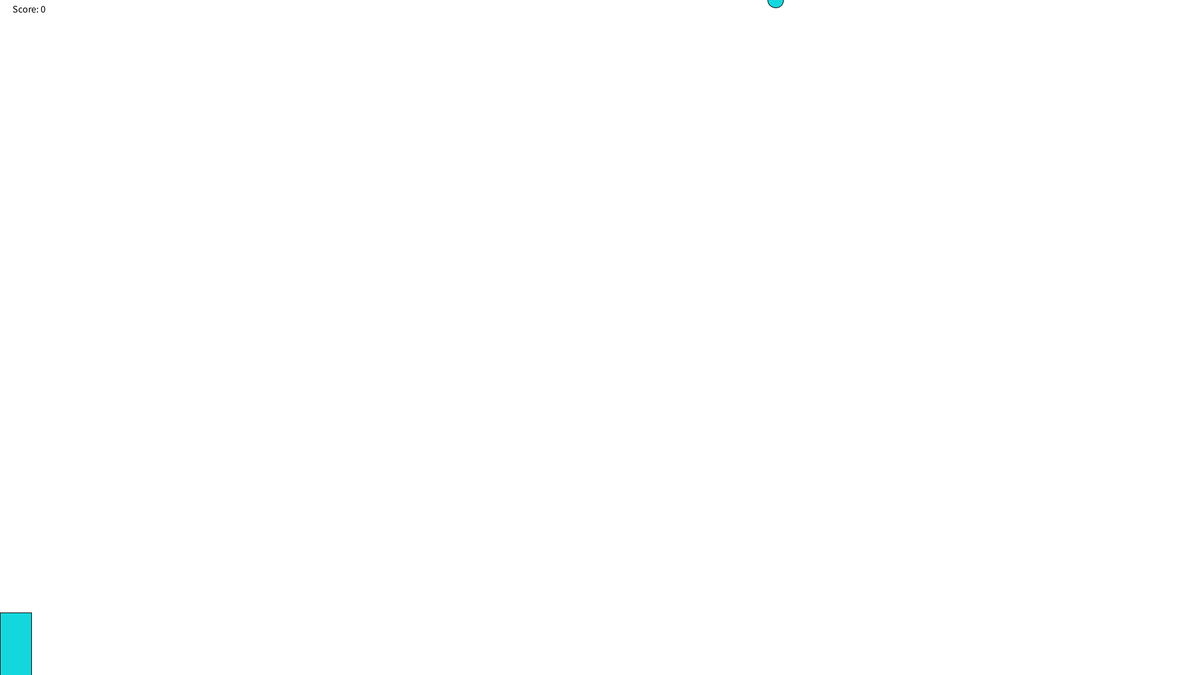
Frame 1 (no input)
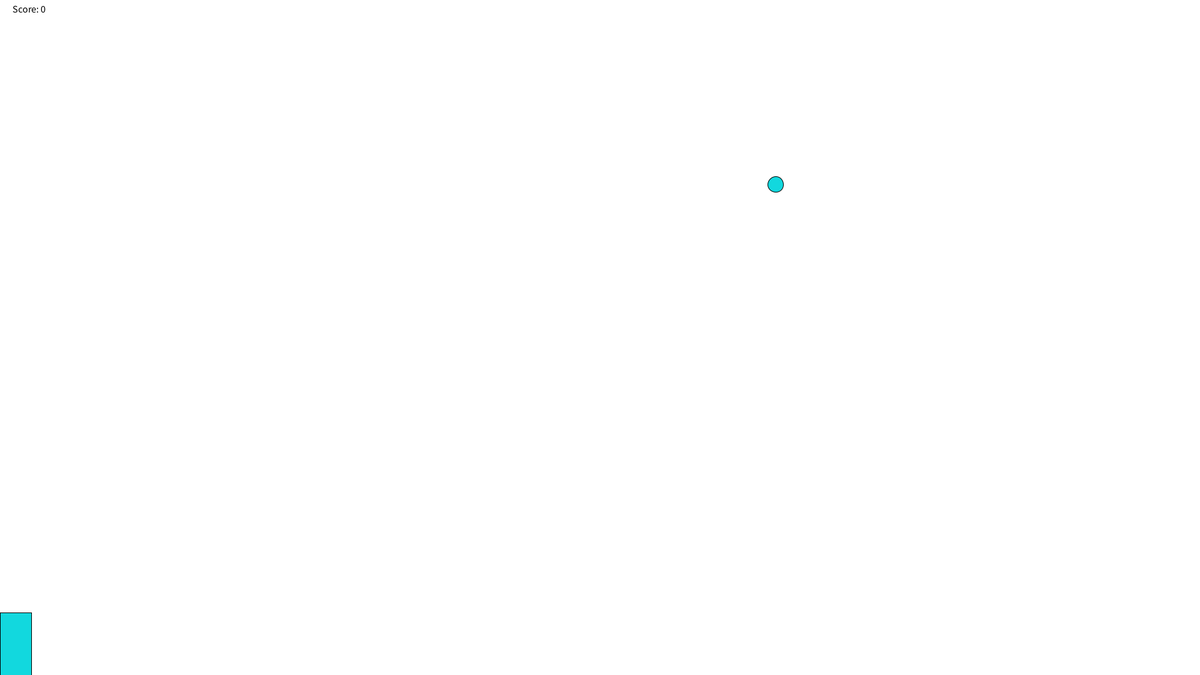
Frame 60 (the mouse pressed at the canvas centre just before this capture)
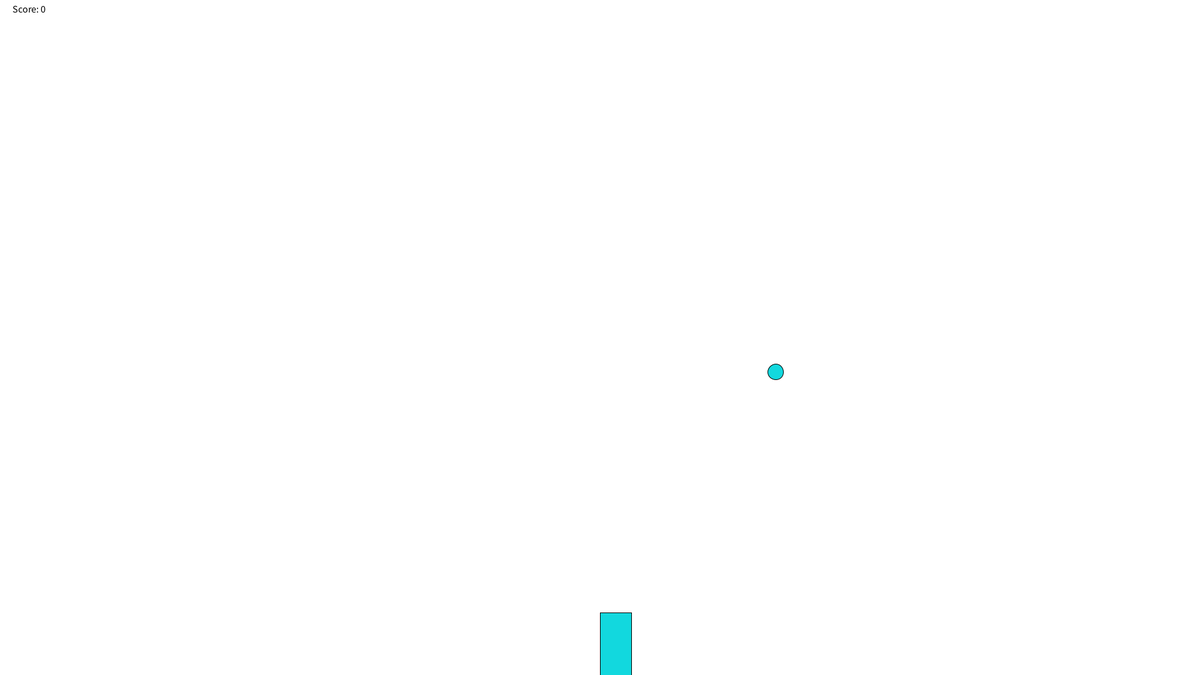
Frame 120 (the mouse held since frame 60 and released just before this capture)

The Processing sketch that drew these frames (run headless with seeded random() and noise(); from frame 60 on, the mouse is pressed at the canvas centre):

// Processing sketch: Rain_Game
// ── Rain_Game.pde
int score = 0;
int raindropX = (int) random(1920);
int raindropY = 0;
void setup() {
  size(1920, 1080);
}
void draw() {
  background(255, 255, 255);
  fill(18, 216, 222);
  stroke(0, 0, 0);
  ellipse(raindropX, raindropY, 25, 25);
  rect(mouseX, 980, 50, 100);
  raindropY+=5;
  if(raindropY == 1080){
     checkCatch(raindropX);
    raindropX = (int) random(1920);
    raindropY=0;
  }
  fill(0, 0, 0);
textSize(16);
text("Score: " + score, 20, 20);
}
  void checkCatch(int x){
     if (x > mouseX && x < mouseX+100)
          score++;
     else if (score > 0) 
          score--;
     println("Your score is now: " + score); 
   }
